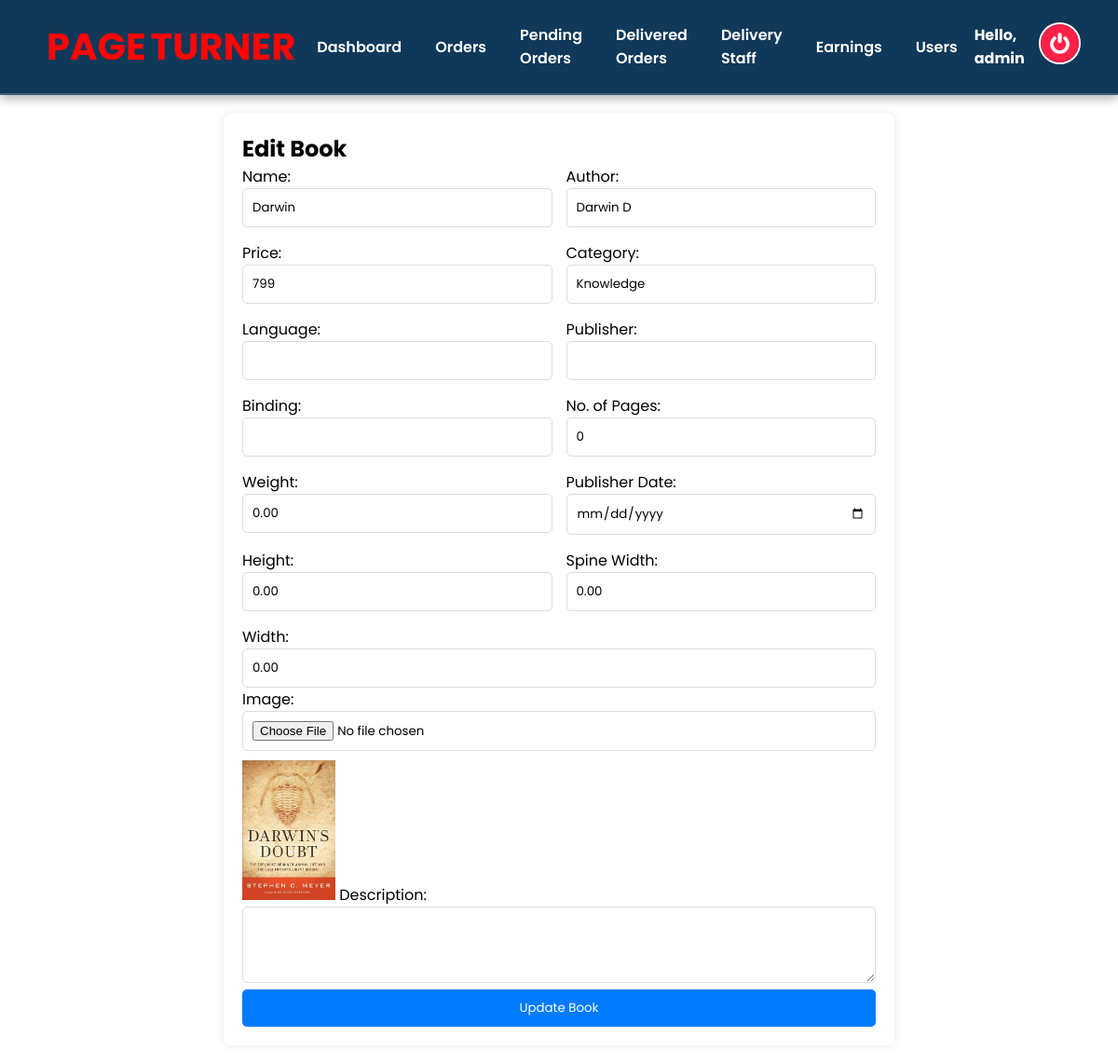
Page /admin_edit_book.php?bid=3 (signed in) on the committed database.
### tables this page shows
CREATE TABLE `book_info` (
  `bid` int(100) NOT NULL,
  `name` varchar(50) NOT NULL,
  `author` varchar(50) NOT NULL,
  `price` decimal(10,0) NOT NULL,
  `category` varchar(50) NOT NULL,
  `language` varchar(50) NOT NULL,
  `publisher` varchar(100) NOT NULL,
  `binding` varchar(50) NOT NULL,
  `no_of_pages` int(11) NOT NULL,
  `weight` decimal(10,2) NOT NULL,
  `publisher_date` date DEFAULT NULL,
  `height` decimal(10,2) NOT NULL,
  `spine_width` decimal(10,2) NOT NULL,
  `width` decimal(10,2) NOT NULL,
  `image` varchar(100) NOT NULL,
  `description` text NOT NULL,
  `date` datetime NOT NULL DEFAULT current_timestamp()
);

### admin_edit_book.php (the view, shortened to what this page needs)
<?php
include 'config.php';
$bid = $_GET['bid'];
$book_query = mysqli_query($conn, "SELECT * FROM book_info WHERE bid = '$bid'");
$book = mysqli_fetch_assoc($book_query);
?>
<!DOCTYPE html>
<html lang="en">
<head>
    <link rel="stylesheet" href="css/admin.css">
</head>
<body>
<?php include 'admin_header.php'; ?>
<div class="container">
    <h2>Edit Book</h2>
    <form action="" method="POST" enctype="multipart/form-data">
        <div class="form-group">
            <div><label>Name:</label><input type="text" name="name" value="<?php echo $book['name']; ?>" ></div>
            <div><label>Author:</label><input type="text" name="author" value="<?php echo $book['author']; ?>" ></div>
        </div>
        <div class="form-group">
            <div><label>Price:</label><input type="number" name="price" value="<?php echo $book['price']; ?>" ></div>
            <div><label>Category:</label><input type="text" name="category" value="<?php echo $book['category']; ?>" ></div>
        </div>
        <div class="form-group">
            <div><label>Language:</label><input type="text" name="language" value="<?php echo $book['language']; ?>" ></div>
            <div><label>Publisher:</label><input type="text" name="publisher" value="<?php echo $book['publisher']; ?>" ></div>
        </div>
        <div class="form-group">
            <div><label>Binding:</label><input type="text" name="binding" value="<?php echo $book['binding']; ?>" ></div>
            <div><label>No. of Pages:</label><input type="number" name="no_of_pages" value="<?php echo $book['no_of_pages']; ?>" ></div>
        </div>
        <div class="form-group">
            <div><label>Weight:</label><input type="text" name="weight" value="<?php echo $book['weight']; ?>" ></div>
            <div><label>Publisher Date:</label><input type="date" name="publisher_date" value="<?php echo $book['publisher_date']; ?>" ></div>
        </div>
        <div class="form-group">
            <div><label>Height:</label><input type="text" name="height" value="<?php echo $book['height']; ?>" ></div>
            <div><label>Spine Width:</label><input type="text" name="spine_width" value="<?php echo $book['spine_width']; ?>" ></div>
        </div>
        <label>Width:</label>
        <input type="text" name="width" value="<?php echo $book['width']; ?>" >
        <label>Image:</label>
        <input type="file" name="image" accept="image/*" onchange="previewImage(event)">
        <img src="added_books/<?php echo $book['image']; ?>" class="preview-img" id="preview">
        <label>Description:</label>
        <textarea name="description" rows="3" ><?php echo $book['description']; ?></textarea>
        <button type="submit" name="update_book">Update Book</button>
    </form>
</div>
</body>
</html>

### css/admin.css (style rules this page uses)
* { text-decoration: none; margin: 0; padding: 0; font-family: "Poppins", sans-serif; box-sizing: border-box; outline: none; border: none; }

### admin_edit_book.php (style rules this page uses)
.container { width: 60%; margin: 20px auto; background: white; padding: 20px; box-shadow: 0 0 10px rgba(0, 0, 0, 0.1); border-radius: 8px; }
.form-group { display: flex; gap: 15px; margin-bottom: 15px; }
.form-group div { width: 50%; }
input, textarea, select { width: 100%; padding: 10px; border: 1px solid #ddd; border-radius: 5px; }
button { background: #007bff; color: white; padding: 10px 15px; border: none; cursor: pointer; border-radius: 5px; width: 100%; }
.preview-img { width: 100px; height: auto; margin-top: 10px; }

### admin_header.php (style rules this page uses)
* { text-decoration: none; margin: 0; padding: 0; box-sizing: border-box; font-family: 'Poppins', sans-serif; }

### rows in the picture
book_info: name "Darwin", author "Darwin D", price "799", category "Knowledge", no_of_pages "0", weight "0.00", height "0.00", spine_width "0.00", width "0.00", image (picture)

### other values in the picture
$_SESSION['admin_name'] "admin"
